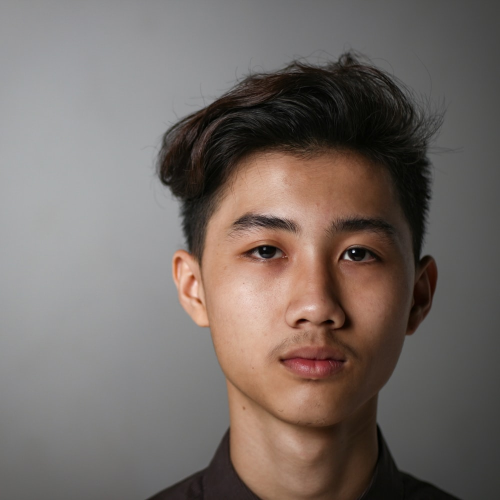
//> input picture Face_detection_harrcascade/Resources/face_pic.jpg, 1000 x 1000 px (shown at 1/2 size)
$ ./edge_detection   (built with g++ and OpenCV 4)
//> lines starting //> are read from the running program, lines starting //| are printed output that depends on the picture
#include <stdio.h>
#include <opencv2/opencv.hpp>
using namespace cv;
using namespace std;

int main(){
    Mat img = imread("D://imageProcessingCPP//opencv-cpp//Resources//face_pic.jpg");
//> img is the input picture: 1000 rows x 1000 cols, CV_8UC3; mean B, G, R 102.7, 107.7, 117.5
    resize(img,img,Size(500,500));
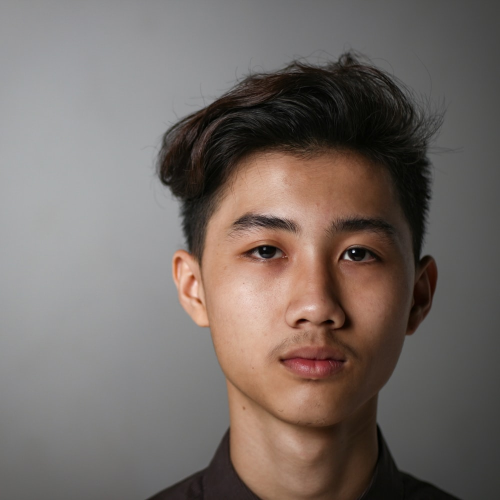
//> img: 500 rows x 500 cols, CV_8UC3; mean B, G, R 102.8, 107.8, 117.6
    // Display original image
    imshow("original Image", img);
    // waitKey(0);

    Mat img_gray;
    cvtColor(img, img_gray, COLOR_BGR2GRAY);
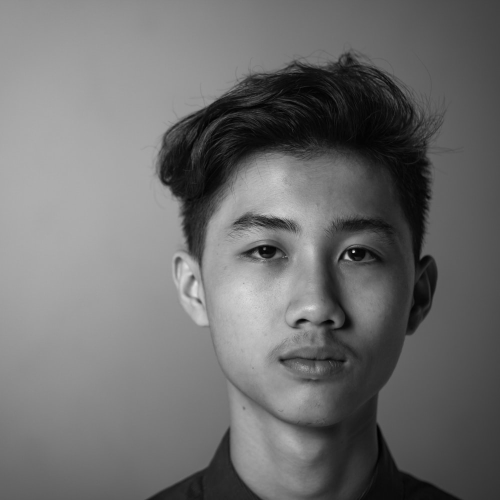
//> img_gray: 500 rows x 500 cols, CV_8UC1; min 0, max 224, mean 110.2

    Mat img_blur;
    GaussianBlur(img_gray, img_blur, Size(3,3), 0);

    Mat sobelx, sobely, sobelxy;
    Sobel(img_blur, sobelx, CV_64F, 1, 0, 5);
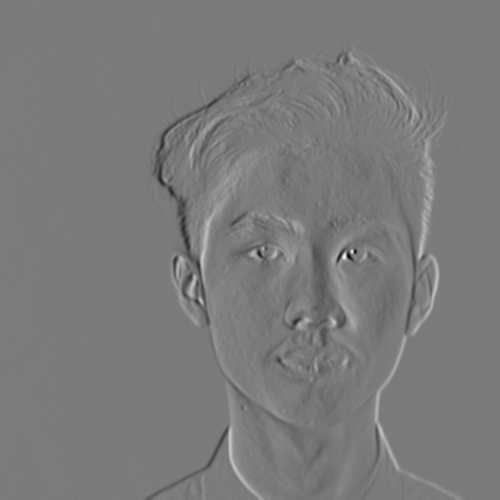
//> sobelx: 500 rows x 500 cols, CV_64FC1; min -4889, max 5191, mean -19.9; drawn with min black and max white
    Sobel(img_blur, sobely, CV_64F, 0, 1, 5);
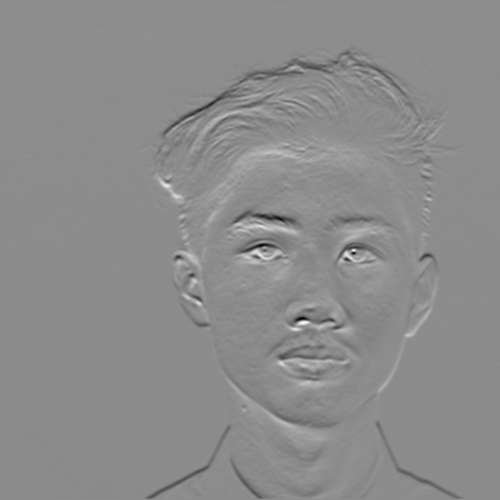
//> sobely: 500 rows x 500 cols, CV_64FC1; min -5258, max 4262, mean -14.9; drawn with min black and max white
    Sobel(img_blur, sobelxy, CV_64F, 1, 1, 5);
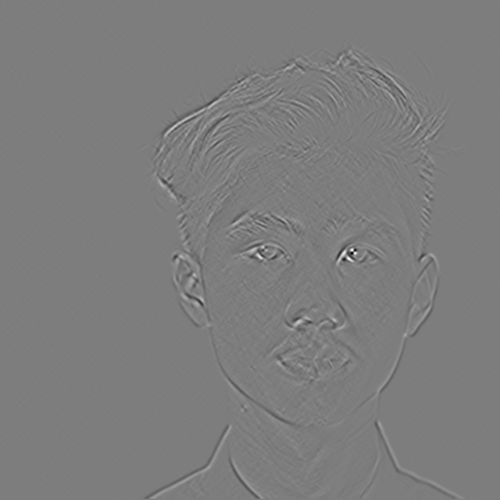
//> sobelxy: 500 rows x 500 cols, CV_64FC1; min -994, max 1027, mean 0; drawn with min black and max white
    // Display Sobel edge detection images
    imwrite("D://imageProcessingCPP//opencv-cpp//Resources//sobelx.jpg",sobelx);
    imwrite("D://imageProcessingCPP//opencv-cpp//Resources//sobely.jpg",sobely);
    imwrite("D://imageProcessingCPP//opencv-cpp//Resources//sobelxy.jpg",sobelxy);

    destroyAllWindows();
    return 0;
}
